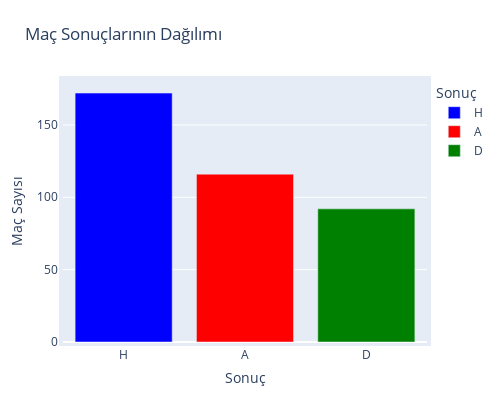

Notebook code cell kept with this figure:
### Code cell
import pandas as pd
import plotly.express as px

result_counts = df['FTR'].value_counts().reset_index()
result_counts.columns = ['Result', 'Count']

colors = {'H': 'blue', 'D': 'green', 'A': 'red'}

fig = px.bar(result_counts, x='Result', y='Count', color='Result', color_discrete_map=colors,
             title='Maç Sonuçlarının Dağılımı', labels={'Result': 'Sonuç', 'Count': 'Maç Sayısı'})

fig.update_layout(
    autosize=False,
    width=500,
    height=400,
    margin=dict(l=50, r=50, b=50, t=80, pad=4)
)

fig.show()

### Figure 1 — Plotly figure (JSON) as saved in the notebook; plotly's stock layout.template omitted (floating-point values rounded to 4 significant figures)
{"data": [{"alignmentgroup": "True", "hovertemplate": "Sonuç=%{x}<br>Maç Sayısı=%{y}<extra></extra>", "legendgroup": "H", "marker": {"color": "blue", "pattern": {"shape": ""}}, "name": "H", "offsetgroup": "H", "orientation": "v", "showlegend": true, "textposition": "auto", "type": "bar", "x": ["H"], "xaxis": "x", "y": [172], "yaxis": "y"}, {"alignmentgroup": "True", "hovertemplate": "Sonuç=%{x}<br>Maç Sayısı=%{y}<extra></extra>", "legendgroup": "A", "marker": {"color": "red", "pattern": {"shape": ""}}, "name": "A", "offsetgroup": "A", "orientation": "v", "showlegend": true, "textposition": "auto", "type": "bar", "x": ["A"], "xaxis": "x", "y": [116], "yaxis": "y"}, {"alignmentgroup": "True", "hovertemplate": "Sonuç=%{x}<br>Maç Sayısı=%{y}<extra></extra>", "legendgroup": "D", "marker": {"color": "green", "pattern": {"shape": ""}}, "name": "D", "offsetgroup": "D", "orientation": "v", "showlegend": true, "textposition": "auto", "type": "bar", "x": ["D"], "xaxis": "x", "y": [92], "yaxis": "y"}], "layout": {"autosize": false, "barmode": "relative", "height": 400, "legend": {"title": {"text": "Sonuç"}, "tracegroupgap": 0}, "margin": {"b": 50, "l": 50, "pad": 4, "r": 50, "t": 80}, "title": {"text": "Maç Sonuçlarının Dağılımı"}, "width": 500, "xaxis": {"anchor": "y", "autorange": true, "categoryarray": ["H", "A", "D"], "categoryorder": "array", "domain": [0, 1], "range": [-0.5, 2.5], "title": {"text": "Sonuç"}, "type": "category"}, "yaxis": {"anchor": "x", "autorange": true, "domain": [0, 1], "range": [0, 181.1], "title": {"text": "Maç Sayısı"}, "type": "linear"}}}
